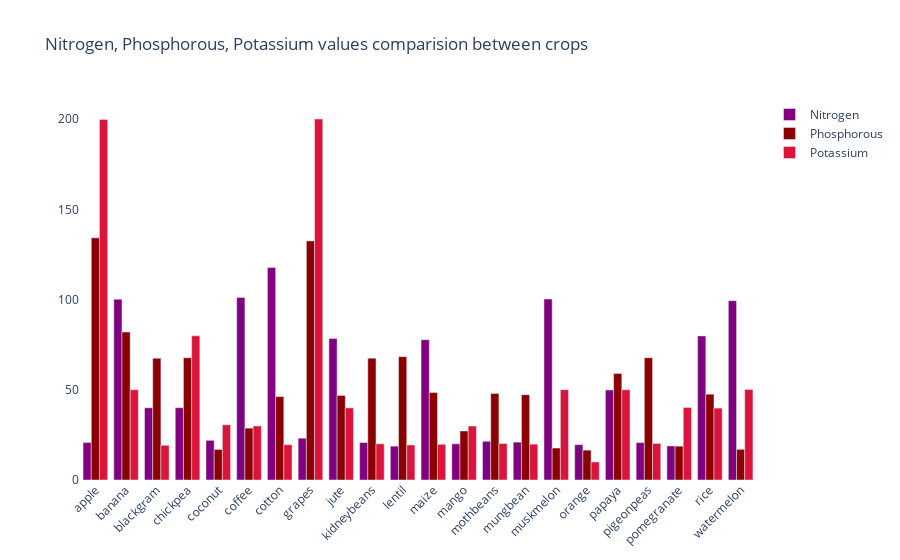

Source (notebook cell):
### Markdown cell above
### Nitrogen, Phosphorous, Potassium values comparision between crops

### Code cell
fig = go.Figure()
fig.add_trace(go.Bar(
    x=crop_summary.index,
    y=crop_summary['N'],
    name='Nitrogen',
    marker_color='purple'
))
fig.add_trace(go.Bar(
    x=crop_summary.index,
    y=crop_summary['P'],
    name='Phosphorous',
    marker_color='#8B0000'
))
fig.add_trace(go.Bar(
    x=crop_summary.index,
    y=crop_summary['K'],
    name='Potassium',
    marker_color='crimson'
))
fig.update_layout(title="Nitrogen, Phosphorous, Potassium values comparision between crops",
                  plot_bgcolor='white',
                  barmode='group',
                  xaxis_tickangle=-45)
fig.show()

### Figure 1 — Plotly figure (JSON) as saved in the notebook; plotly's stock layout.template omitted (floating-point values rounded to 4 significant figures)
{"data": [{"marker": {"color": "purple"}, "name": "Nitrogen", "type": "bar", "x": ["apple", "banana", "blackgram", "chickpea", "coconut", "coffee", "cotton", "grapes", "jute", "kidneybeans", "lentil", "maize", "mango", "mothbeans", "mungbean", "muskmelon", "orange", "papaya", "pigeonpeas", "pomegranate", "rice", "watermelon"], "y": [20.8, 100.2, 40.02, 40.09, 21.98, 101.2, 117.8, 23.18, 78.4, 20.75, 18.77, 77.76, 20.07, 21.44, 20.99, 100.3, 19.58, 49.88, 20.73, 18.87, 79.89, 99.42]}, {"marker": {"color": "#8B0000"}, "name": "Phosphorous", "type": "bar", "x": ["apple", "banana", "blackgram", "chickpea", "coconut", "coffee", "cotton", "grapes", "jute", "kidneybeans", "lentil", "maize", "mango", "mothbeans", "mungbean", "muskmelon", "orange", "papaya", "pigeonpeas", "pomegranate", "rice", "watermelon"], "y": [134.2, 82.01, 67.47, 67.79, 16.93, 28.74, 46.24, 132.5, 46.86, 67.54, 68.36, 48.44, 27.18, 48.01, 47.28, 17.72, 16.55, 59.05, 67.73, 18.75, 47.58, 17.0]}, {"marker": {"color": "crimson"}, "name": "Potassium", "type": "bar", "x": ["apple", "banana", "blackgram", "chickpea", "coconut", "coffee", "cotton", "grapes", "jute", "kidneybeans", "lentil", "maize", "mango", "mothbeans", "mungbean", "muskmelon", "orange", "papaya", "pigeonpeas", "pomegranate", "rice", "watermelon"], "y": [199.9, 50.05, 19.24, 79.92, 30.59, 29.94, 19.56, 200.1, 39.99, 20.05, 19.41, 19.79, 29.92, 20.23, 19.87, 50.08, 10.01, 50.04, 20.29, 40.21, 39.87, 50.22]}], "layout": {"barmode": "group", "plot_bgcolor": "white", "title": {"text": "Nitrogen, Phosphorous, Potassium values comparision between crops"}, "xaxis": {"tickangle": -45}}}
